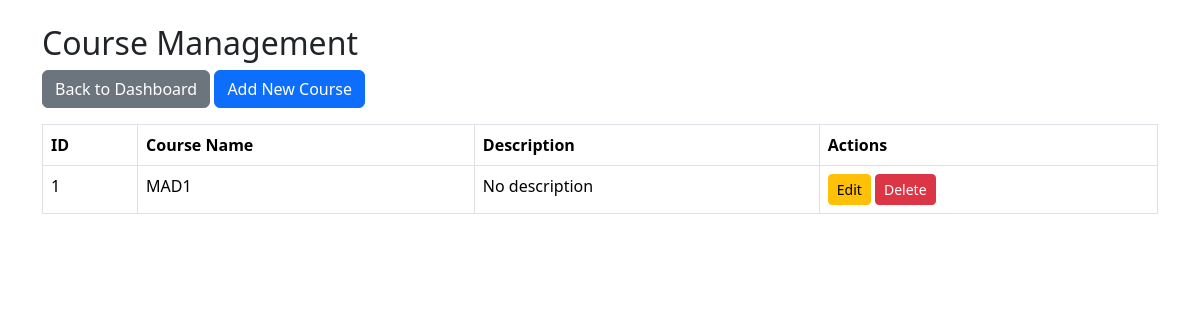
Screenshot of /courses (signed in) with the database file from the repository.
### models.py (models this page shows, shortened)
class Course(db.Model):
    id = db.Column(db.Integer, primary_key=True)
    name = db.Column(db.String(100), nullable=False)
    description = db.Column(db.String(500))

### app.py (the view)
@app.route("/courses")
@role_required("Admin")
def courses():
    all_courses = Course.query.all()
    return render_template("courses.html", courses=all_courses)

### app.py (called while the page is built)
def role_required(required_role):
    def decorator(function):
        @wraps(function)
        def wrapper(*args, **kwargs):
            if "user_id" not in session:
                return redirect(url_for("login"))
            user = User.query.get(session["user_id"])
            if not user.is_active:
                session.clear()
                return redirect(url_for("login"))
            if user is None:
                session.clear()
                return redirect(url_for("login"))
            if user.role != required_role:
                abort(403)
            if user.role == "Examiner" and not user.is_approved:
                session.clear()
                return redirect(url_for("login"))
            return function(*args, **kwargs)
        return wrapper
    return decorator

### templates/courses.html (shortened to what this page needs)
<!DOCTYPE html>
<html>
<head>
    <link href="https://cdn.jsdelivr.net/npm/bootstrap@5.3.3/dist/css/bootstrap.min.css" rel="stylesheet">
</head>
<body>
<div class="container mt-4">
    <h2>Course Management</h2>
    <a href="{{ url_for('admin_dashboard') }}" class="btn btn-secondary mb-3">
        Back to Dashboard
    </a>
    <a href="{{ url_for('add_course') }}" class="btn btn-primary mb-3">
        Add New Course
    </a>
    <table class="table table-bordered">
        <thead>
            <tr>
                <th>ID</th>
                <th>Course Name</th>
                <th>Description</th>
                <th>Actions</th>
            </tr>
        </thead>
        <tbody>
            {% for course in courses %}
            <tr>
                <td>{{ course.id }}</td>
                <td>{{ course.name }}</td>
                <td>{{ course.description or "No description" }}</td>
                <td>
                    <a href="{{ url_for('edit_course', course_id=course.id) }}"
                       class="btn btn-warning btn-sm">
                        Edit
                    </a>
                    <form action="{{ url_for('delete_course', course_id=course.id) }}"
                          method="POST" style="display:inline;">
                        <button type="submit" class="btn btn-danger btn-sm">
                            Delete
                        </button>
                    </form>
                </td>
            </tr>
            {% else %}
            <tr>
                <td colspan="4" class="text-center">No courses added yet.</td>
            </tr>
            {% endfor %}
        </tbody>
    </table>
</div>
</body>
</html>

### rows the page displays
Course: id "1", name "MAD1", description "No description"
